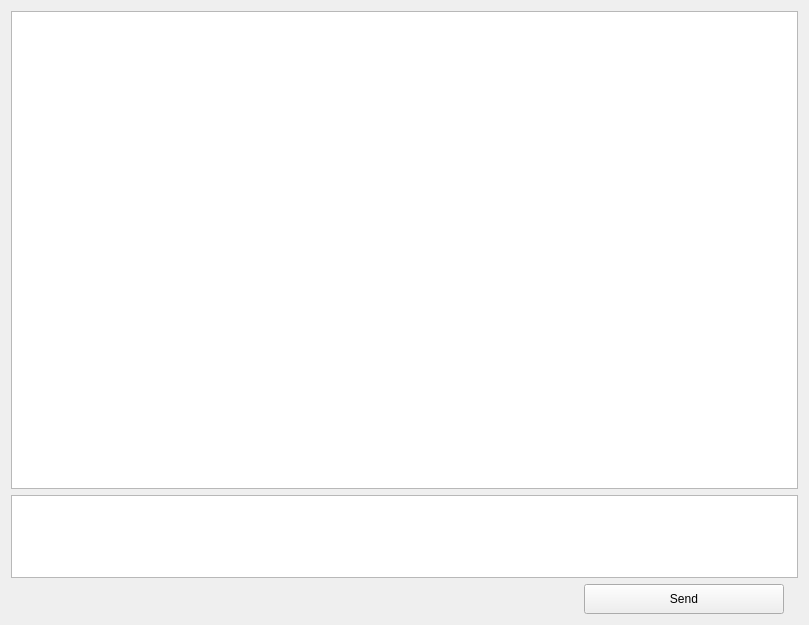
<?xml version="1.0" encoding="UTF-8"?>
<ui version="4.0">
 <class>MessagesWindow</class>
 <widget class="QWidget" name="MessagesWindow">
  <property name="geometry">
   <rect>
    <x>0</x>
    <y>0</y>
    <width>809</width>
    <height>625</height>
   </rect>
  </property>
  <property name="windowTitle">
   <string>Form</string>
  </property>
  <layout class="QGridLayout" name="gridLayout_2">
   <item row="0" column="0">
    <layout class="QGridLayout" name="gridLayout" rowstretch="8,2">
     <item row="1" column="0">
      <layout class="QVBoxLayout" name="verticalLayout">
       <item>
        <widget class="QTextEdit" name="sendText"/>
       </item>
       <item>
        <layout class="QHBoxLayout" name="horizontalLayout" stretch="0,0">
         <property name="rightMargin">
          <number>14</number>
         </property>
         <item>
          <spacer name="horizontalSpacer">
           <property name="orientation">
            <enum>Qt::Horizontal</enum>
           </property>
           <property name="sizeHint" stdset="0">
            <size>
             <width>40</width>
             <height>20</height>
            </size>
           </property>
          </spacer>
         </item>
         <item>
          <widget class="QPushButton" name="sendButton">
           <property name="minimumSize">
            <size>
             <width>200</width>
             <height>30</height>
            </size>
           </property>
           <property name="text">
            <string>Send</string>
           </property>
          </widget>
         </item>
        </layout>
       </item>
      </layout>
     </item>
     <item row="0" column="0">
      <layout class="QVBoxLayout" name="verticalLayout_2">
       <item>
        <widget class="QTextEdit" name="messageHistory">
         <property name="readOnly">
          <bool>true</bool>
         </property>
         <property name="html">
          <string>&lt;!DOCTYPE HTML PUBLIC &quot;-//W3C//DTD HTML 4.0//EN&quot; &quot;http://www.w3.org/TR/REC-html40/strict.dtd&quot;&gt;
&lt;html&gt;&lt;head&gt;&lt;meta name=&quot;qrichtext&quot; content=&quot;1&quot; /&gt;&lt;style type=&quot;text/css&quot;&gt;
p, li { white-space: pre-wrap; }
&lt;/style&gt;&lt;/head&gt;&lt;body style=&quot; font-family:'Sans Serif'; font-size:9pt; font-weight:400; font-style:normal;&quot;&gt;
&lt;p style=&quot;-qt-paragraph-type:empty; margin-top:0px; margin-bottom:0px; margin-left:0px; margin-right:0px; -qt-block-indent:0; text-indent:0px;&quot;&gt;&lt;br /&gt;&lt;/p&gt;&lt;/body&gt;&lt;/html&gt;</string>
         </property>
        </widget>
       </item>
      </layout>
     </item>
    </layout>
   </item>
  </layout>
 </widget>
 <resources/>
 <connections/>
</ui>
